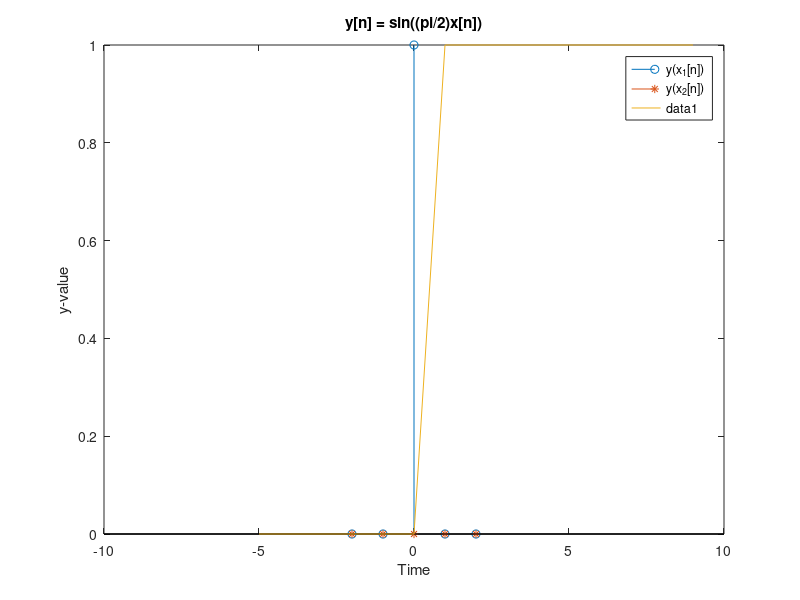

Write MATLAB code to recreate this figure.
% Define scopes
l = 2;

% Basic Problem a
n = [-l : l];
x1 = [zeros(1, l) 1 zeros(1, l)];
x2 = 2*x1;
y1 = sin(pi/2*x1);
y2 = sin(pi/2*x2);
stem(n, y1, 'o')
hold on
stem(n, y2, '*')
title('y[n] = sin((pi/2)x[n])')
xlabel('Time');
ylabel('y-value')
legend('y(x_1[n])', 'y(x_2[n])');

%Basic Problem b
n1 = [-5:9];
x0 = [zeros(1,6) ones(1,9)];
x1 = [zeros(1,7) ones(1,8)];
x = x0+x1;
plot(n1,x0)
